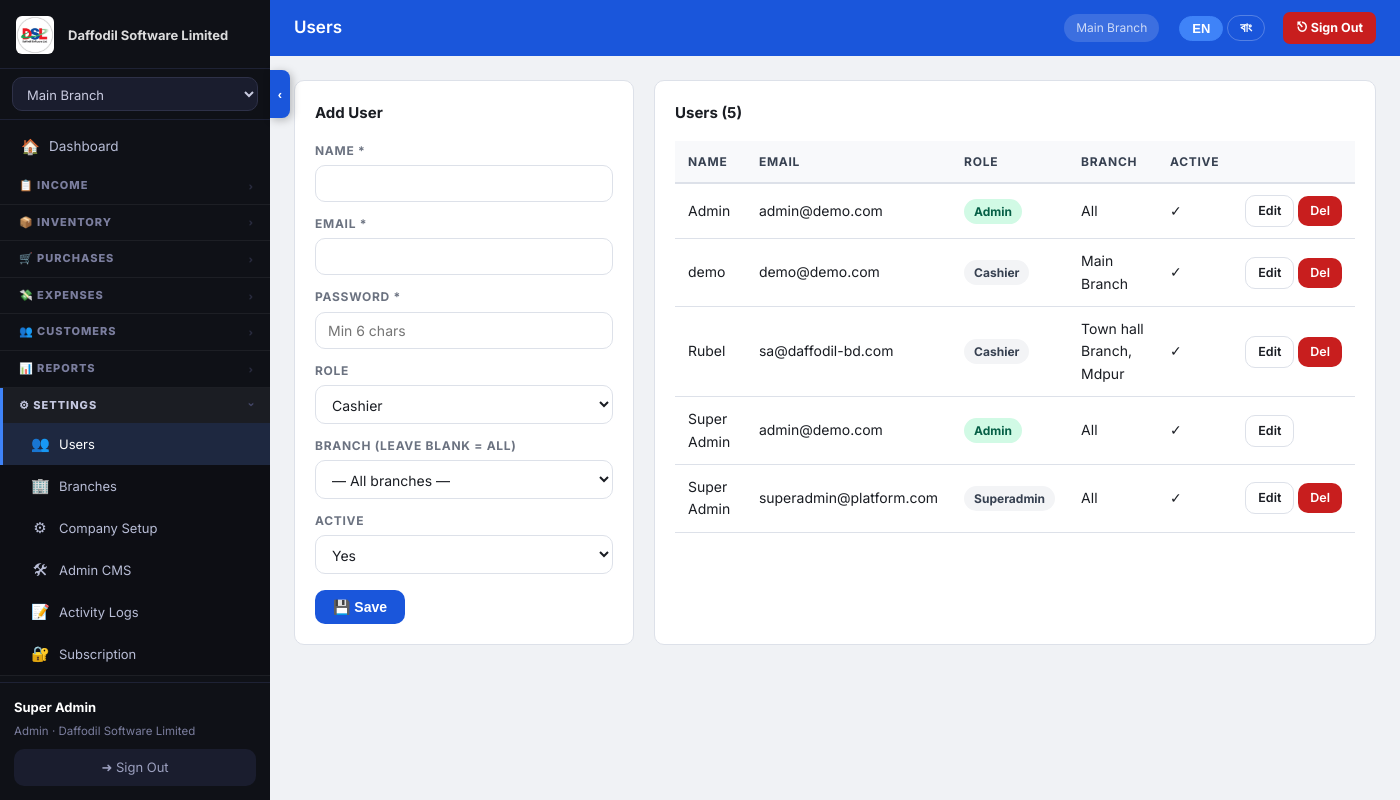
The page /public/users.php (signed in) on the database its author committed.
### tables this page shows
CREATE TABLE `company_settings` (
  `id` int(10) UNSIGNED NOT NULL,
  `tenant_id` int(10) UNSIGNED NOT NULL,
  `company_name` varchar(150) NOT NULL DEFAULT '',
  `address` text,
  `city` varchar(100) DEFAULT NULL,
  `country` varchar(100) DEFAULT NULL,
  `phone` varchar(50) DEFAULT NULL,
  `phone2` varchar(50) DEFAULT NULL,
  `email` varchar(150) DEFAULT NULL,
  `website` varchar(200) DEFAULT NULL,
  `logo_path` varchar(300) DEFAULT NULL,
  `currency` varchar(10) DEFAULT '$',
  `currency_code` varchar(5) DEFAULT 'USD',
  `tax_label` varchar(30) DEFAULT 'VAT',
  `invoice_prefix` varchar(10) DEFAULT 'INV',
  `footer_note` text,
  `updated_at` datetime DEFAULT CURRENT_TIMESTAMP ON UPDATE CURRENT_TIMESTAMP,
  `loyalty_earn_amount` decimal(10,2) NOT NULL DEFAULT '100.00',
  `loyalty_earn_points` int(11) NOT NULL DEFAULT '1',
  `loyalty_redeem_value` decimal(10,4) NOT NULL DEFAULT '1.0000',
  `loyalty_enabled` tinyint(1) NOT NULL DEFAULT '1',
  `loyalty_min_redeem` int(11) NOT NULL DEFAULT '10',
  `loyalty_expiry_days` int(11) NOT NULL DEFAULT '0'
);

CREATE TABLE `users` (
  `id` int(10) UNSIGNED NOT NULL,
  `tenant_id` int(10) UNSIGNED NOT NULL,
  `branch_id` int(10) UNSIGNED DEFAULT NULL,
  `name` varchar(100) NOT NULL,
  `email` varchar(150) NOT NULL,
  `password` varchar(255) NOT NULL,
  `role` enum('superadmin','admin','manager','cashier') DEFAULT 'cashier',
  `is_active` tinyint(1) DEFAULT '1',
  `created_at` datetime DEFAULT CURRENT_TIMESTAMP
);

CREATE TABLE `branches` (
  `id` int(10) UNSIGNED NOT NULL,
  `tenant_id` int(10) UNSIGNED NOT NULL,
  `name` varchar(120) NOT NULL,
  `address` text,
  `phone` varchar(30) DEFAULT NULL,
  `is_active` tinyint(1) DEFAULT '1',
  `branch_password` varchar(255) DEFAULT NULL,
  `created_at` datetime DEFAULT CURRENT_TIMESTAMP
);

### src/core.php (called while the page is built, shortened)
<?php
function lic_read(): ?array {
    $raw = trim(file_get_contents(LIC_FILE));
    $json = base64_decode($raw, true);
    $data = json_decode($json, true);
    return $data;
}
function lic_days_remaining(): int {
    $lic = lic_read();
    return (int)ceil((strtotime($lic['expiry']) - time()) / 86400);
}
function db(): PDO {
    static $pdo = null;
    if ($pdo === null) {
        $dsn = sprintf('mysql:host=%s;dbname=%s;charset=%s', DB_HOST, DB_NAME, DB_CHARSET);
        $pdo = new PDO($dsn, DB_USER, DB_PASS, [
            PDO::ATTR_ERRMODE            => PDO::ERRMODE_EXCEPTION,
            PDO::ATTR_DEFAULT_FETCH_MODE => PDO::FETCH_ASSOC,
            PDO::ATTR_EMULATE_PREPARES   => false,
        ]);
    }
    return $pdo;
}
function auth(): array|null {
    return $_SESSION['pos_user'] ?? null;
}
function uid(): int  { return (int)auth()['id']; }
function brid(): int { return (int)($_SESSION['active_branch'] ?? 0); }
function get_branches(): array {
    $u = auth();
    if ($u['branch_id']) {
        $s = db()->prepare('SELECT * FROM branches WHERE id=? AND tenant_id=? AND is_active=1');
        $s->execute([$u['branch_id'], $u['tenant_id']]);
    } else {
        $s = db()->prepare('SELECT * FROM branches WHERE tenant_id=? AND is_active=1 ORDER BY name');
        $s->execute([$u['tenant_id']]);
    }
    return $s->fetchAll();
}
function h(mixed $v): string { return htmlspecialchars((string)$v, ENT_QUOTES, 'UTF-8'); }

### public/users.php (the view, shortened to what this page needs)
<?php
require_once __DIR__ . '/../src/core.php';
$page_title = 'Users';
$tid = tid();
$branches_list = get_branches();
$edit = null;
$rows = db()->prepare('SELECT u.*,b.name branch_name FROM users u
  LEFT JOIN branches b ON b.id=u.branch_id WHERE u.tenant_id=? ORDER BY u.name');
$rows->execute([$tid]); $users = $rows->fetchAll();
?>
<div style="display:grid;grid-template-columns:340px 1fr;gap:20px">
  <div class="card">
    <div class="card-title"><?= $edit ? 'Edit User' : 'Add User' ?></div>
    <form method="post">
      <div class="form-group" style="margin-bottom:12px"><label>Name *</label>
        <input type="text" name="name" required value="<?= h($edit['name']??'') ?>"></div>
      <div class="form-group" style="margin-bottom:12px"><label>Email *</label>
        <input type="email" name="email" required value="<?= h($edit['email']??'') ?>"></div>
      <div class="form-group" style="margin-bottom:12px">
        <label>Password <?= $edit ? '(leave blank to keep)' : '*' ?></label>
        <input type="password" name="password" <?= $edit?'':'required' ?> placeholder="Min 6 chars" minlength="6"></div>
      <div class="form-group" style="margin-bottom:12px"><label>Role</label>
        <select name="role">
          <?php foreach (['cashier','manager','admin'] as $r): ?>
            <option value="<?= $r ?>" <?= ($edit['role']??'cashier')==$r?'selected':'' ?>><?= ucfirst($r) ?></option>
          <?php endforeach; ?>
        </select></div>
      <div class="form-group" style="margin-bottom:12px"><label>Branch (leave blank = all)</label>
        <select name="branch_id">
          <option value="">— All branches —</option>
        </select></div>
      <div class="form-group" style="margin-bottom:16px"><label>Active</label>
        <select name="is_active">
          <option value="1" <?= ($edit['is_active']??1)==1?'selected':'' ?>>Yes</option>
        </select></div>
      <div style="display:flex;gap:8px">
        <button class="btn btn-primary">💾 Save</button>
      </div>
    </form>
  </div>
  <div class="card">
    <div class="card-title">Users (<?= count($users) ?>)</div>
    <div class="table-wrap">
      <table>
        <thead><tr><th>Name</th><th>Email</th><th>Role</th><th>Branch</th><th>Active</th><th></th></tr></thead>
        <tbody>
        <?php foreach ($users as $u): ?>
          <tr>
            <td><?= h($u['name']) ?></td>
            <td><?= h($u['email']) ?></td>
            <td><span class="badge badge-<?= $u['role']==='admin'?'paid':($u['role']==='manager'?'partial':'draft') ?>"><?= ucfirst($u['role']) ?></span></td>
            <td><?= h($u['branch_name'] ?? 'All') ?></td>
            <td><?= $u['is_active'] ? '✓' : '—' ?></td>
            <td style="white-space:nowrap">
              <a href="?edit=<?= $u['id'] ?>" class="btn btn-outline btn-sm">Edit</a>
              <?php if ($u['id'] != uid()): ?>
                <a href="?delete=<?= $u['id'] ?>" class="btn btn-danger btn-sm"
                   onclick="return confirm('Delete user?')">Del</a>
              <?php endif; ?>
            </td>
          </tr>
        <?php endforeach; ?>
        </tbody>
      </table>
    </div>
  </div>
</div>
<?php
$content = ob_get_clean();
include __DIR__ . '/../templates/layout.php';

### templates/layout.php (shortened to what this page needs)
<?php
$user             = auth();
$branches         = get_branches();
$active_branch    = brid();
$cs_stmt          = db()->prepare('SELECT * FROM company_settings WHERE tenant_id=?');
$cs_stmt->execute([tid()]);
$cs               = $cs_stmt->fetch() ?: [];
$app_display_name = !empty($cs['company_name']) ? $cs['company_name'] : APP_NAME;
$logo_url         = '';
if (!empty($cs['logo_path'])) $logo_url = APP_URL . '/' . ltrim($cs['logo_path'], '/');
$lic_days = lic_days_remaining();
$lic_warn = ($lic_days >= 0 && $lic_days <= 7);
?><!DOCTYPE html>
<html lang="en" id="html-root" data-lang="en">
<head>
<link rel="stylesheet" href="<?= APP_URL ?>/assets/style.css">
</head>
<body class="<?= (isset($_COOKIE['sidebar_collapsed']) && $_COOKIE['sidebar_collapsed']==='1') ? 'sidebar-collapsed' : '' ?>">
<aside class="sidebar" id="sidebar">
  <div class="sidebar-logo">
    <?php if ($logo_url): ?>
      <img src="<?= h($logo_url) ?>" style="height:38px;max-width:130px;object-fit:contain;border-radius:6px">
      <span class="nav-text sidebar-logo-text" style="font-size:13px;opacity:.85;margin-left:4px"><?= h($app_display_name) ?></span>
    <?php else: ?>
      <span style="font-size:26px;color:#3f83f8;flex-shrink:0">⬡</span>
      <span class="nav-text sidebar-logo-text" style="font-size:15px;font-weight:800"><?= h($app_display_name) ?></span>
    <?php endif; ?>
  </div>
  <form method="post" action="<?= APP_URL ?>/branch-switch.php" class="branch-form">
    <select name="branch_id" onchange="this.form.submit()" class="branch-select">
      <?php foreach ($branches as $b): ?>
        <option value="<?= $b['id'] ?>" <?= $b['id']==$active_branch?'selected':'' ?>><?= h($b['name']) ?></option>
      <?php endforeach; ?>
    </select>
  </form>
  <nav class="nav">
    <?php $p = basename($_SERVER['PHP_SELF']); ?>
    <a href="<?= APP_URL ?>/index.php"
       class="nav-link <?= $p==='index.php'?'active':'' ?>"
       title="Dashboard">
      <span class="nav-icon">🏠</span>
      <span class="nav-text"><span class="t-en">Dashboard</span><span class="t-bn">ড্যাশবোর্ড</span></span>
    </a>
    <div class="nav-group <?= in_array($p,['pos.php','income.php','income-add.php','sales-returns.php','sales-return-add.php'])?'open':'' ?>" id="group-income">
      <div class="nav-group-header" onclick="toggleNavGroup('group-income')">
        <div class="nav-section">
          <span class="nav-text"><span class="t-en">📋 INCOME</span><span class="t-bn">📋 আয়</span></span>
        </div>
        <span class="nav-group-arrow">›</span>
      </div>
    </div>
    <div class="nav-group <?= in_array($p,['items.php','item-add.php','barcode-print.php','inventory-report.php','stock-transfers.php','stock-transfer-add.php'])?'open':'' ?>" id="group-inventory">
      <div class="nav-group-header" onclick="toggleNavGroup('group-inventory')">
        <div class="nav-section">
          <span class="nav-text"><span class="t-en">📦 INVENTORY</span><span class="t-bn">📦 স্টক</span></span>
        </div>
        <span class="nav-group-arrow">›</span>
      </div>
    </div>
    <div class="nav-group <?= in_array($p,['purchases.php','purchase-add.php','purchase-returns.php','purchase-return-add.php'])?'open':'' ?>" id="group-purchases">
      <div class="nav-group-header" onclick="toggleNavGroup('group-purchases')">
        <div class="nav-section">
          <span class="nav-text"><span class="t-en">🛒 PURCHASES</span><span class="t-bn">🛒 ক্রয়</span></span>
        </div>
        <span class="nav-group-arrow">›</span>
      </div>
    </div>
    <div class="nav-group <?= in_array($p,['expenses.php','expense-add.php','expense-categories.php'])?'open':'' ?>" id="group-expenses">
      <div class="nav-group-header" onclick="toggleNavGroup('group-expenses')">
        <div class="nav-section">
          <span class="nav-text"><span class="t-en">💸 EXPENSES</span><span class="t-bn">💸 খরচ</span></span>
        </div>
        <span class="nav-group-arrow">›</span>
      </div>
    </div>
    <div class="nav-group <?= in_array($p,['customers.php','memberships.php','membership-add.php','loyalty-points.php'])?'open':'' ?>" id="group-customers">
      <div class="nav-group-header" onclick="toggleNavGroup('group-customers')">
        <div class="nav-section">
          <span class="nav-text"><span class="t-en">👥 CUSTOMERS</span><span class="t-bn">👥 গ্রাহক</span></span>
        </div>
        <span class="nav-group-arrow">›</span>
      </div>
    </div>
    <div class="nav-group <?= in_array($p,['report.php','report-sales.php','report-dues.php','report-supplier-dues.php','report-purchases.php','report-expenses.php'])?'open':'' ?>" id="group-reports">
      <div class="nav-group-header" onclick="toggleNavGroup('group-reports')">
        <div class="nav-section">
          <span class="nav-text"><span class="t-en">📊 REPORTS</span><span class="t-bn">📊 রিপোর্ট</span></span>
        </div>
        <span class="nav-group-arrow">›</span>
      </div>
    </div>
    <?php if (in_array($user['role'] ?? '', ['admin','superadmin'])): ?>
    <div class="nav-group <?= in_array($p,['users.php','branches.php','company-setup.php','admin-cms.php','activity-logs.php','superadmin.php','subscription.php'])?'open':'' ?>" id="group-settings">
      <div class="nav-group-header" onclick="toggleNavGroup('group-settings')">
        <div class="nav-section">
          <span class="nav-text"><span class="t-en">⚙ SETTINGS</span><span class="t-bn">⚙ সেটিংস</span></span>
        </div>
        <span class="nav-group-arrow">›</span>
      </div>
      <div class="nav-group-body">
        <a href="<?= APP_URL ?>/users.php" class="nav-link <?= $p==='users.php'?'active':'' ?>" title="Users">
          <span class="nav-icon">👥</span><span class="nav-text"><span class="t-en">Users</span><span class="t-bn">ব্যবহারকারী</span></span>
        </a>
        <a href="<?= APP_URL ?>/branches.php" class="nav-link <?= $p==='branches.php'?'active':'' ?>" title="Branches">
          <span class="nav-icon">🏢</span><span class="nav-text"><span class="t-en">Branches</span><span class="t-bn">শাখা</span></span>
        </a>
        <a href="<?= APP_URL ?>/company-setup.php" class="nav-link <?= $p==='company-setup.php'?'active':'' ?>" title="Company Setup">
          <span class="nav-icon">⚙</span><span class="nav-text"><span class="t-en">Company Setup</span><span class="t-bn">কোম্পানি সেটআপ</span></span>
        </a>
        <a href="<?= APP_URL ?>/admin-cms.php" class="nav-link <?= $p==='admin-cms.php'?'active':'' ?>" title="Admin CMS">
          <span class="nav-icon">🛠</span><span class="nav-text"><span class="t-en">Admin CMS</span><span class="t-bn">অ্যাডমিন</span></span>
        </a>
        <a href="<?= APP_URL ?>/activity-logs.php" class="nav-link <?= $p==='activity-logs.php'?'active':'' ?>" title="Activity Logs">
          <span class="nav-icon">📝</span><span class="nav-text"><span class="t-en">Activity Logs</span><span class="t-bn">কার্যক্রম লগ</span></span>
        </a>
        <a href="<?= APP_URL ?>/subscription.php"
           class="nav-link <?= $p==='subscription.php'?'active':'' ?>"
           title="Subscription"
           style="<?= $lic_warn ? 'color:#f59e0b;font-weight:700' : '' ?>">
          <span class="nav-icon"><?= $lic_warn ? '⚠' : '🔐' ?></span>
          <span class="nav-text">
            <span class="t-en">Subscription<?= $lic_warn ? " ($lic_days d)" : '' ?></span>
          </span>
        </a>
      </div>
    </div>
    <?php endif; ?>
  </nav>
  <div class="sidebar-footer">
    <div class="user-badge">
      <strong class="nav-text"><?= h($user['name']) ?></strong>
      <span class="nav-text"><?= h(ucfirst($user['role'])) ?> · <?= h($app_display_name) ?></span>
    </div>
    <a href="<?= APP_URL ?>/logout.php" class="btn-logout" title="Sign Out">
      <span class="nav-text"><span class="t-en">➜ Sign Out</span><span class="t-bn">➜ সাইন আউট</span></span>
    </a>
  </div>
</aside>
<button class="sidebar-toggle-tab no-print" id="sidebarToggleTab"
        onclick="toggleSidebar()" title="Toggle sidebar">
  <span class="tab-arrow"></span>
</button>
<div class="main-wrap" id="mainWrap">
  <header class="top-bar">
    <h1 class="page-heading"><?= h($page_title ?? '') ?></h1>
    <span class="top-bar-branch"><?php
      foreach ($branches as $b) if ($b['id'] == $active_branch) echo h($b['name']);
    ?></span>
    <div class="lang-toggle no-print" style="margin-left:8px">
      <button class="lang-btn active" id="btn-lang-en" onclick="setLang('en')">EN</button>
      <button class="lang-btn"        id="btn-lang-bn" onclick="setLang('bn')">বাং</button>
    </div>
    <a href="<?= APP_URL ?>/logout.php" class="topbar-signout no-print"
       onclick="return confirm('Sign out?')" title="Sign Out">
      <span class="t-en">⎋ Sign Out</span><span class="t-bn">⎋ বের হন</span>
    </a>
  </header>
  <main class="content"><?= $content ?? '' ?></main>
</div>
</body>
</html>

### rows shown on the page
company_settings: logo_path (picture), company_name "Daffodil Software Limited"
users: name "Super Admin", role "Admin", email "admin@demo.com", branch_name "All"
branches: name "Main Branch"
users: name "Admin", email "admin@demo.com", role "Admin", branch_name "All"
users: name "demo", email "demo@demo.com", role "Cashier", branch.name "Main Branch"
users: name "Rubel", email "sa@daffodil-bd.com", role "Cashier", branch.name "Town hall Branch, Mdpur"
users: name "Super Admin", email "superadmin@platform.com", role "Superadmin", branch_name "All"

### other values the page prints
$page_title "Users"
count($users) "5"
form field branch_id "Main Branch"
form field role "Cashier"
